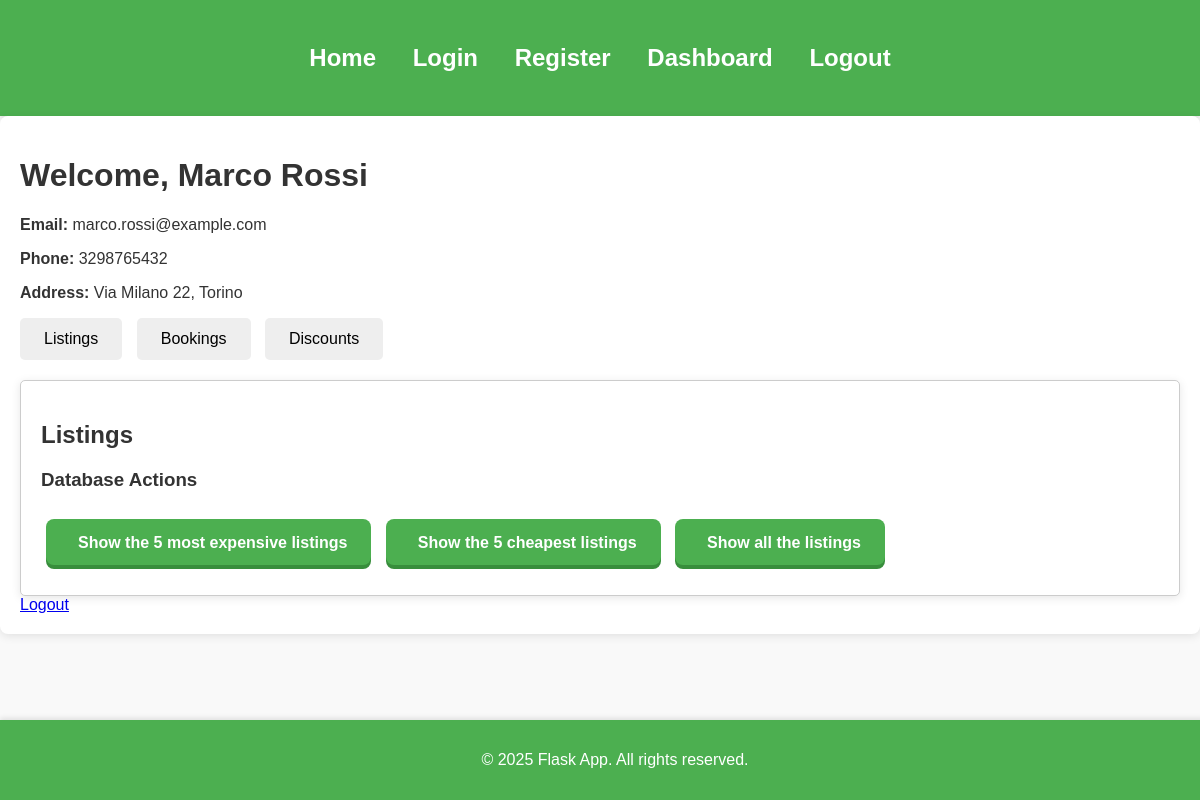
The app's page /dashboard (signed in) with its own data.
### tables this page shows
CREATE TABLE Users (
    id INTEGER PRIMARY KEY AUTOINCREMENT,
    name VARCHAR(50),
    email VARCHAR(100),
    password VARCHAR(100),
    phone VARCHAR(15),
    address VARCHAR(255),
    birth_date DATE
);

### app.py (the view)
@app.route('/dashboard')
@login_required
def dashboard():
    print(f"Is user authenticated? {current_user.is_authenticated}")  # print for debugging
    if current_user.is_authenticated:
        print(f"User {current_user.name} is authenticated.")  # print for debugging
        return render_template('dashboard.html', name=current_user.name, email=current_user.email, phone=current_user.phone, address=current_user.address)
    else:
        print("User is not authenticated.")  # print for debugging
        return redirect(url_for('login'))  # failed, go back to the login page

### app.py (called while the page is built)
@login_manager.user_loader
def load_user(user_id):
    print(f"Loading user with ID {user_id}")
    with sqlite3.connect(DATABASE) as conn:
        cursor = conn.cursor()
        cursor.execute('SELECT * FROM Users WHERE id = ?', (user_id,))
        user = cursor.fetchone()
        if user:
            print(f"User found with ID: {user[0]}")  # Aggiungi log per il debug
            return User(user[0], user[1], user[2], user[4], user[5])
        else:
            print("User not found.")
        return None

### templates/dashboard.html (shortened to what this page needs)
{% extends 'layout.html' %}
{% block content %}
<h1>Welcome, {{ name }}</h1>
<p><strong>Email:</strong> {{ email }}</p>
<p><strong>Phone:</strong> {{ phone }}</p>
<p><strong>Address:</strong> {{ address }}</p>
<div class="tabs">
    <button class="tab-button" onclick="openTab('section1')">Listings</button>
    <button class="tab-button" onclick="openTab('section2')">Bookings</button>
    <button class="tab-button" onclick="openTab('section3')">Discounts</button>
</div>
<div id="section1" class="tab-content">
    <h2>Listings</h2>
    <div class="query-container">
        <h3>Database Actions</h3>
        <button class="query-button" onclick="location.href='{{ url_for('query1') }}'">
             Show the 5 most expensive listings
        </button>
        <button class="query-button" onclick="location.href='{{ url_for('query2') }}'">
             Show the 5 cheapest listings
        </button>
        <button class="query-button" onclick="location.href='{{ url_for('query3') }}'">
             Show all the listings
        </button>
    </div>
</div>
<a href="{{ url_for('logout') }}">Logout</a>
{% endblock %}

### static/css/style.css (style rules this page uses)
body { font-family: 'Arial', sans-serif; margin: 0; padding: 0; box-sizing: border-box; background-color: #f9f9f9; color: #333; }
.tab-button { padding: 12px 24px; margin-right: 10px; cursor: pointer; background-color: #eee; border: none; border-radius: 5px; font-size: 1rem; transition: background-color 0.3s ease, transform 0.1s ease-in-out; }
.tab-content { margin-top: 20px; padding: 20px; border: 1px solid #ccc; border-radius: 5px; background-color: #fff; box-shadow: 0 2px 10px rgba(0, 0, 0, 0.1); }
.query-button { padding: 12px 24px; margin: 10px 5px; background-color: #4CAF50; color: white; border: none; border-radius: 8px; font-size: 1rem; font-weight: bold; cursor: pointer; box-shadow: 0 4px #388E3C; transition: all 0.3s ease; }

### records on screen
Users: name "Marco Rossi", email "marco.rossi@example.com", phone "3298765432", address "Via Milano 22, Torino"
